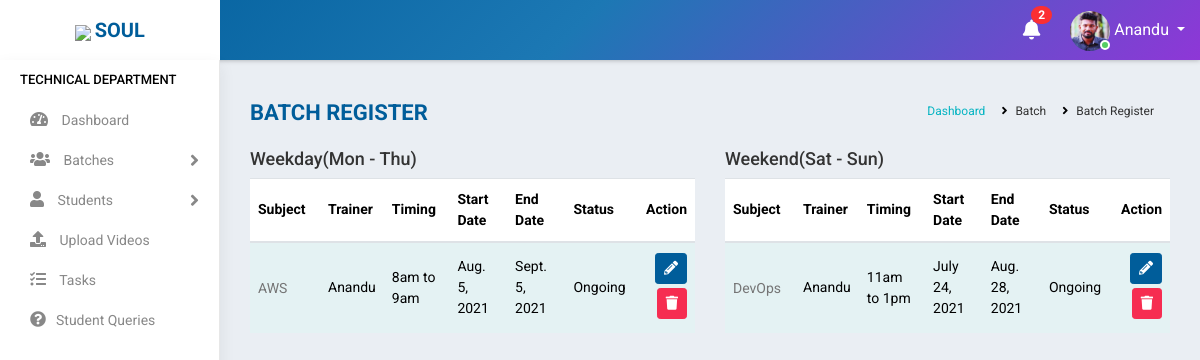
Page /batch_register/ (signed in) on the earlier database version.
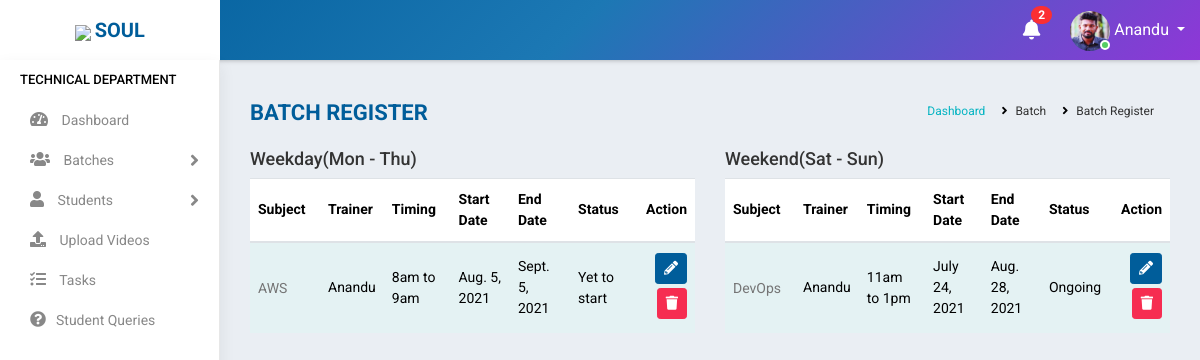
Same page on the later database version.
### accounts/models.py (models this page shows, shortened)
class Staff(models.Model):
    value= (
    ('1', 'Operations'),
    ('2', 'Sales'),
    ('3', 'Trainer'),
    ('4', 'Admin'),
    )
    state = (
    ('Andhra Pradesh','Andhra Pradesh'),
    ('Arunachal Pradesh','Arunachal Pradesh'),
    ('Assam','Assam'),
    ('Bihar','Bihar'),
    ('Chhattisgarh','Chattisgarh'),
    ('Goa','Goa'),
    ('Gujarat','Gujarat'),
    ('Haryana','Haryana'),
    ('Himachal Pradesh','Himachal Pradesh'),
    ('Jharkhand','Jharkhand'),
    ('Karnataka','Karnataka'),
    ('Kerala','Kerala'),
    ('Madhya Pradesh','Madhya Pradesh'),
    ('Maharashtra','Maharashtra'),
    ('Manipur','Manipur'),
    ('Meghalaya','Meghalaya'),
    ('Mizoram','Mizoram'),
    ('Nagaland','Nagaland'),
    ('Odisha','Odisha'),
    ('Rajasthan','Rajasthan'),
    ('Sikkim','Sikkim'),
    ('Tamil Nadu','Tamil Nadu'),
    ('Telangana','Telangana'),
    ('Tripura','Tripura'),
    ('Uttar Pradesh','Uttar Pradesh'),
    ('Uttarakhand','Uttarakhand'),
    ('West Bengal','West Bengal')
    )
    groups = (
        ('AB+', 'AB+'),
        ('AB-', 'AB-'),
        ('A+', 'A+'),
        ('A-', 'A-'),
        ('B+', 'B+'),
        ('B-', 'B-'),
        ('O+', 'O+'),
        ('O-', 'O-'),
        )
    user = models.OneToOneField(User,on_delete=models.CASCADE,null=True,blank=True)
    name = models.CharField(max_length=100,null=True, blank=True)
    empid = models.CharField(max_length=100,null=True, blank=True)
    mobile = models.CharField(max_length=10,null=True, blank=True)
    email = models.EmailField(max_length=200,null=True, blank=True)
    sex = models.CharField(max_length=10,null=True,choices=(('Male','Male'),('Female','Female')), blank=True)
    dob = models.DateField(null=True, blank=True)
    doj = models.DateField(null=True, blank=True)
    blood_group = models.CharField(max_length=100,null=True, blank=True,choices=groups)
    house = models.CharField(max_length=100,null=True, blank=True)
    street =models.CharField(max_length=100,null=True, blank=True)
    street2 =models.CharField(max_length=100,null=True, blank=True)
    city = models.CharField(max_length=100,null=True, blank=True)
    state = models.CharField(max_length=100,null=True,choices=state, blank=True)
    stype = models.CharField(max_length=100,null=True,choices=value, blank=True)
    status = models.CharField(max_length=20,choices=(('Active','Active'),('Inactive','Inactive')),default='Active')
    profile_pic = models.ImageField(null=True, blank=True,default="student.jpg")
    def __str__(self):
        return self.name

class Batch(models.Model):
    mod_value= [
    ('1', 'Weekday'),
    ('2', 'Weekend')
    ]
    status_value= [
        ('Yet to start', 'Yet to start'),
        ('Ongoing', 'Ongoing'),
        ('Completed', 'Completed'),
    ]
    subject = models.ForeignKey(Courses,on_delete=models.CASCADE,null=True,blank=True)
    trainer = models.ForeignKey(Staff,on_delete=models.CASCADE,null=True,limit_choices_to={'stype':"3"},blank=True)
    timing = models.CharField(max_length=100, null=True,blank=True)
    start_date = models.DateField(null=True,blank=True)
    end_date = models.DateField(null=True,blank=True)
    link = models.CharField(max_length=1000,null=True,blank=True)
    passcode = models.CharField(max_length=100,null=True,blank=True,default="N/A")
    mode = models.CharField(max_length=100,choices=mod_value,default=1,blank=True)
    status = models.CharField(max_length=100,choices=status_value,blank=True,default="Yet to start")

class Courses(models.Model):
    name = models.CharField(max_length=300,null=True)
    fee = models.CharField(max_length=6)
    link = models.CharField(max_length=1000,null=True, blank=True)
    pic = models.ImageField(null=True, blank=True)
    def __str__(self):
        return self.name

### accounts/views.py (the view)
# urls.py: path('batch_register/', AllBatchView.as_view(),name='batch_register'),
class AllBatchView(View):
    def get(self, request):
        user=request.user
        if user.is_authenticated:
            note = Notification.objects.filter(receiver=user).filter(status="Not Read").order_by('-datetime')
            no_count = note.count()
            try:
                s= Staff.objects.get(user=user)
                if s.stype == "1" or s.stype == "3":
                    b=Batch.objects.filter(mode="1")
                    c=Batch.objects.filter(mode="2")
                    return render(request,'accounts/all_batches.html',{'s':s,'b':b,'c':c,'no_count':no_count,'note':note})
                else:
                    return redirect('home')
            except:
                return redirect('home')
        else:
            return redirect('logout')

### accounts/templates/accounts/all_batches.html (shortened to what this page needs)
{% extends 'accounts/main.html' %}
    {% block content %}
<div class="main-wrapper">
    {% include 'accounts/navbar.html' %}
    {% if s.stype == "1" %}
    {% include 'accounts/sidebar_operations.html' %}
    {% elif s.stype == "2" %}
    {% include 'accounts/sidebar_sales.html' %}
    {% elif s.stype == "3" %}
    {% include 'accounts/sidebar_trainer.html' %}
    {% elif s.stype == "4" %}
    {% include 'accounts/sidebar_admin.html' %}
    {% endif %}
    <div class="page-wrapper">
        <div class="content container-fluid">
            <div class="page-header">
                <div class="row">
                    <div class="col-lg-7 col-md-12 col-sm-12 col-12">
                        <h5 class="text-uppercase">Batch Register</h5>
                    </div>
                    <div class="col-lg-5 col-md-12 col-sm-12 col-12">
                        <ul class="list-inline breadcrumb float-right">
                        <li class="list-inline-item"><a href="{% url 'operations_dashboard' %}">Dashboard</a></li>
                        <li class="list-inline-item">Batch</li>
                        <li class="list-inline-item">Batch Register</li>
                        </ul>
                    </div>
                </div>
            </div>
                <div class="row">
                    <div class="col-12 col-md-6">
                        <div class="table-responsive">
                            <h4>Weekday(Mon - Thu)</h4>
                        <table class="table table-striped custom-table datatable">
                            <thead>
                                <tr>
                                    <th style="min-width:70px;">Subject</th>
                                    <th style="min-width:50px;">Trainer</th>
                                    <th style="min-width:50px;">Timing</th>
                                    <th style="min-width:50px;">Start Date</th>
                                    <th style="min-width:50px;">End Date</th>
                                    <th style="min-width:50px;">Status</th>
                                    <th class="text-right">Action</th>
                                </tr>
                            </thead>
                            <tbody>
                                {% for i in b %}
                                <tr>
                                    <td><h2><a href="">{{i.subject}}</a></h2></td>
                                    <td>{{i.trainer}}</td>
                                    <td>{{i.timing}}</td>
                                    <td>{{i.start_date}}</td>
                                    <td>{{i.end_date}}</td>
                                    <td>{{i.status}}</td>
                                    <td class="text-right">
                                    <a href="{%url 'batch_edit' i.id %}" class="btn btn-primary btn-sm mb-1">
                                    <i class="fas fa-pencil-alt" aria-hidden="true"></i>
                                    </a>
                                    <a href="{%url 'batch_delete' i.id %}" class="btn btn-danger btn-sm mb-1">
                                        <i class="fas fa-trash" aria-hidden="true"></i>
                                        </a>
                                    </td>
                                </tr>
                                {%  endfor %}
                            </tbody>
                        </table>
                        </div>
                    </div>
                    <div class="col-12 col-md-6">
                        <div class="table-responsive">
                            <h4>Weekend(Sat - Sun)</h4>
                        <table class="table table-striped custom-table datatable">
                            <thead>
                                <tr>
                                    <th style="min-width:70px;">Subject</th>
                                    <th style="min-width:50px;">Trainer</th>
                                    <th style="min-width:50px;">Timing</th>
                                    <th style="min-width:50px;">Start Date</th>
                                    <th style="min-width:50px;">End Date</th>
                                    <th style="min-width:50px;">Status</th>
                                    <th class="text-right">Action</th>
                                </tr>
                            </thead>
                            <tbody>
                                {% for i in c %}
                                <tr>
                                    <td><h2><a href="">{{i.subject}}</a></h2></td>
                                    <td>{{i.trainer}}</td>
                                    <td>{{i.timing}}</td>
                                    <td>{{i.start_date}}</td>
                                    <td>{{i.end_date}}</td>
                                    <td>{{i.status}}</td>
                                    <td class="text-right">
                                    <a href="{%url 'batch_edit' i.id %}" class="btn btn-primary btn-sm mb-1">
                                    <i class="fas fa-pencil-alt" aria-hidden="true"></i>
                                    </a>
                                    <a href="{%url 'batch_delete' i.id %}" class="btn btn-danger btn-sm mb-1">
                                        <i class="fas fa-trash" aria-hidden="true"></i>
                                        </a>
                                    </td>
                                </tr>
                                {%  endfor %}
                            </tbody>
                        </table>
                        </div>
                    </div>
        </div>
    </div>
</div>
{% endblock %}

### accounts/templates/accounts/main.html (shortened to what this page needs)
{% load static %}
<!DOCTYPE html>
<html>
<head>
    <link rel="stylesheet" href="https://cdnjs.cloudflare.com/ajax/libs/font-awesome/5.15.3/css/all.min.css" />
	<link rel="stylesheet" type="text/css" href="{% static 'assets/css/bootstrap.min.css' %}">
	<link rel="stylesheet" type="text/css" href="{% static 'assets/plugins/fontawesome/css/all.min.css' %}">
	<link rel="stylesheet" type="text/css" href="{% static 'assets/plugins/fontawesome/css/fontawesome.min.css' %}">
	<link rel="stylesheet" type="text/css" href="{% static 'assets/css/fullcalendar.min.css' %}">
	<link rel="stylesheet" type="text/css" href="{% static 'assets/css/dataTables.bootstrap4.min.css' %}">
	<link rel="stylesheet" type="text/css" href="{% static 'assets/css/select2.min.css' %}">
	<link rel="stylesheet" type="text/css" href="{% static 'assets/css/bootstrap-datetimepicker.min.css' %}">
	<link rel="stylesheet" type="text/css" href="{% static 'assets/plugins/morris/morris.css' %}">
	<link rel="stylesheet" type="text/css" href="{% static 'assets/css/style.css' %}">
</head>
<body>
    {% block content %}
    {% endblock %}
</body>
</html>

### accounts/templates/accounts/navbar.html (shortened to what this page needs)
<div class="header">
    <div class="header-left">
        <a href="https://www.teqstories.com" class="logo">
            <img src="https://www.teqstories.com/assets/images/Blue.png" style="height: 40px;width:auto;">
            <span class="text-uppercase"><b>Soul</b></span>
        </a>
    </div>
    <div class="page-title-box float-left">
    </div>
    <ul class="nav user-menu float-right">
        {% include 'accounts/mini/notify.html' %}
        <li class="nav-item dropdown has-arrow">
            <a href="#" class="dropdown-toggle nav-link user-link" data-toggle="dropdown">
                <span class="user-img">
                    {% if request.user.staff.profile_pic %}
                    <img class="rounded-circle" src="{{request.user.staff.profile_pic.url}}" width="40" height="40" alt="Admin">
                    {% endif %}
                    <span class="status online"></span></span>
                <span>{{request.user.staff.name|title}}</span>
            </a>
        </li>
    </ul>
</div>

### accounts/templates/accounts/mini/notify.html (shortened to what this page needs)
<li class="nav-item dropdown d-none d-sm-block">
    <a href="#" class="dropdown-toggle nav-link" data-toggle="dropdown"><i class="fas fa-bell"></i>
        <span class="badge badge-pill bg-primary float-right">{{no_count}}</span></a>
</li>

### accounts/templates/accounts/sidebar_trainer.html (shortened to what this page needs)
<div class="sidebar" id="sidebar">
    <div class="sidebar-inner slimscroll">
        <div id="sidebar-menu" class="sidebar-menu">
            <ul>
                <li class="menu-title">TECHNICAL DEPARTMENT</li>
                <li >
                    <a href="{% url 'home' %}"><i class="fas fa-tachometer-alt" aria-hidden="true"></i> Dashboard</a>
                </li>
                <li class="submenu">
                    <a href="#"><i class="fas fa-users" aria-hidden="true"></i> <span>Batches</span> <span
                            class="menu-arrow"></span></a>
                </li>
                <li class="submenu">
                    <a href="#"><i class="fas fa-user" aria-hidden="true"></i> <span> Students</span> <span
                            class="menu-arrow"></span></a>
                </li>
                <li>
                    <a href="" style="width: 80%; display: inline-block;">
                        <i class="fa fa-upload" aria-hidden="true"></i> Upload Videos</a>
                </li>
                <li>
                    <a href="holidays.html"><i class="fas fa-tasks" aria-hidden="true"></i> Tasks</a>
                </li>
                <li>
                    <a href="calendar.html"><i class="fas fa-question-circle" aria-hidden="true"></i>Student Queries</a>
                </li>
                    </ul>
        </div>
    </div>
</div>

Differences in the rows shown:
changed Batch "8am to 9am": status "Ongoing" → "Yet to start"
